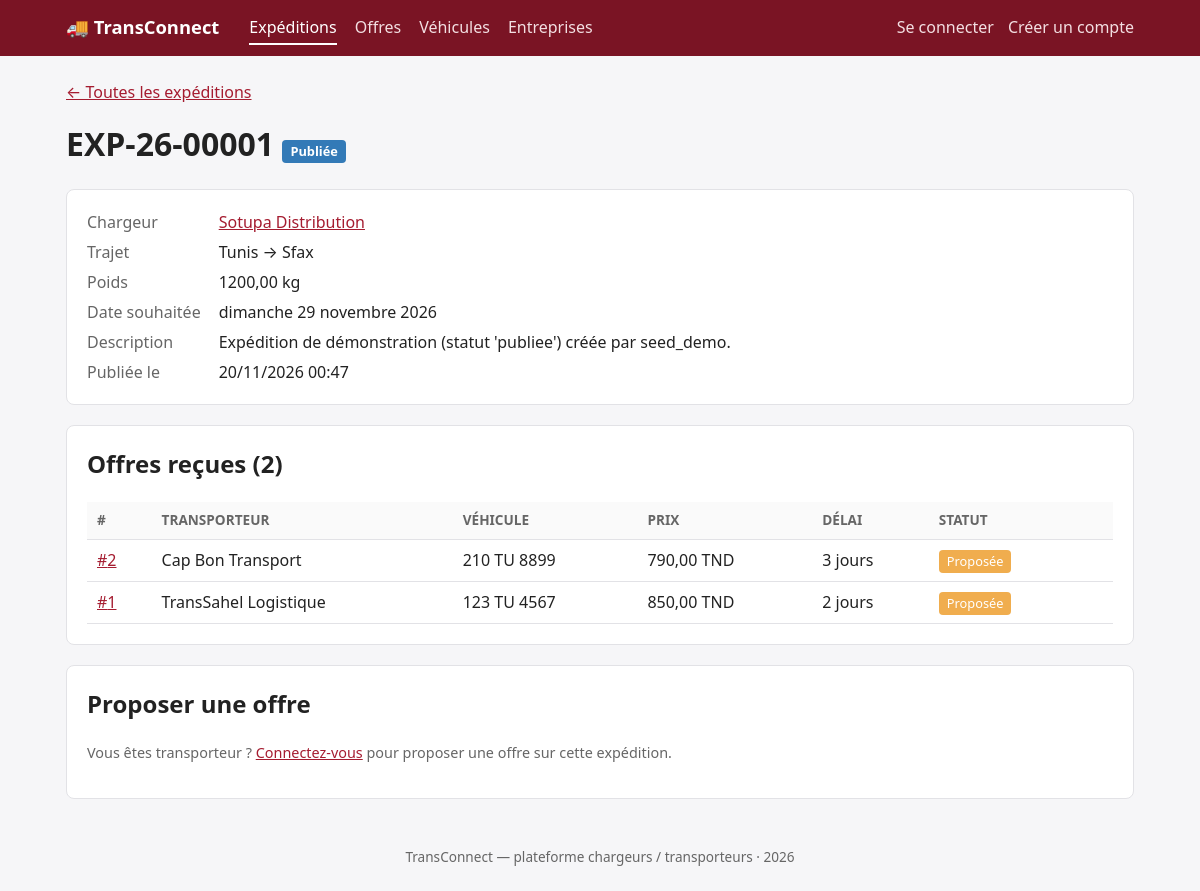
Screenshot of /expeditions/EXP-26-00001/ with the database file from the repository.
### ExpeditionsApp/models.py (models this page shows, shortened)
class Expedition(models.Model):
    PUBLIEE = 'publiee'
    ATTRIBUEE = 'attribuee'
    EN_COURS = 'en_cours'
    LIVREE = 'livree'
    ANNULEE = 'annulee'
    STATUT_CHOICES = (
        (PUBLIEE, 'Publiée'),
        (ATTRIBUEE, 'Attribuée'),
        (EN_COURS, 'En cours'),
        (LIVREE, 'Livrée'),
        (ANNULEE, 'Annulée'),
    )
    reference = models.CharField(max_length=12, unique=True, editable=False)
    ville_depart = models.CharField(max_length=100)
    ville_arrivee = models.CharField(max_length=100)
    poids_kg = models.DecimalField(
        max_digits=10,
        decimal_places=2,
        validators=[MinValueValidator(Decimal('0.01'), "Le poids doit être strictement positif.")],
        help_text='Poids en kg',
    )
    date_souhaitee = models.DateField()
    description = models.TextField(blank=True)
    statut = models.CharField(max_length=15, choices=STATUT_CHOICES, default=PUBLIEE)
    entreprise = models.ForeignKey(
        'EntreprisesApp.Entreprise',
        on_delete=models.CASCADE,
        related_name='expeditions',
    )
    created_at = models.DateTimeField(auto_now_add=True)
    updated_at = models.DateTimeField(auto_now=True)
    class Meta:
        verbose_name = 'Expédition'
        verbose_name_plural = 'Expéditions'
        ordering = ['-created_at']

### EntreprisesApp/models.py (models this page shows, shortened)
class Entreprise(models.Model):
    TYPE_CHARGEUR = 'chargeur'
    TYPE_TRANSPORTEUR = 'transporteur'
    TYPE_CHOICES = (
        (TYPE_CHARGEUR, 'Chargeur'),
        (TYPE_TRANSPORTEUR, 'Transporteur'),
    )
    raison_sociale = models.CharField(max_length=150)
    matricule_fiscal = models.CharField(
        max_length=17, unique=True, validators=[valider_matricule_fiscal]
    )
    type_entreprise = models.CharField(max_length=15, choices=TYPE_CHOICES)
    adresse = models.TextField(
        validators=[MinLengthValidator(20, "L'adresse doit contenir au moins 20 caractères.")]
    )
    utilisateur = models.OneToOneField(
        Utilisateur,
        on_delete=models.CASCADE,
        related_name='entreprise',
        null=True,
        blank=True,
    )
    created_at = models.DateTimeField(auto_now_add=True)
    updated_at = models.DateTimeField(auto_now=True)
    class Meta:
        verbose_name = 'Entreprise'
        verbose_name_plural = 'Entreprises'
        ordering = ['raison_sociale']

### OffresApp/models.py (models this page shows, shortened)
class Offre(models.Model):
    PROPOSEE = 'proposee'
    ACCEPTEE = 'acceptee'
    REFUSEE = 'refusee'
    RETIREE = 'retiree'
    STATUT_CHOICES = (
        (PROPOSEE, 'Proposée'),
        (ACCEPTEE, 'Acceptée'),
        (REFUSEE, 'Refusée'),
        (RETIREE, 'Retirée'),
    )
    prix = models.DecimalField(
        max_digits=10,
        decimal_places=2,
        validators=[MinValueValidator(Decimal('0.01'), 'Le prix doit être strictement positif.')],
    )
    delai_jours = models.PositiveIntegerField(
        validators=[MinValueValidator(1, "Le délai doit être d'au moins 1 jour.")]
    )
    statut = models.CharField(max_length=15, choices=STATUT_CHOICES, default=PROPOSEE)
    date_proposition = models.DateField(auto_now_add=True)
    expedition = models.ForeignKey(
        'ExpeditionsApp.Expedition',
        on_delete=models.CASCADE,
        related_name='offres',
    )
    transporteur = models.ForeignKey(
        'EntreprisesApp.Entreprise',
        on_delete=models.CASCADE,
        related_name='offres',
    )
    vehicule = models.ForeignKey(
        'VehiculesApp.Vehicule',
        on_delete=models.PROTECT,
        related_name='offres',
    )
    created_at = models.DateTimeField(auto_now_add=True)
    updated_at = models.DateTimeField(auto_now=True)
    class Meta:
        verbose_name = 'Offre'
        verbose_name_plural = 'Offres'
        ordering = ['-created_at']

### VehiculesApp/models.py (models this page shows, shortened)
class Vehicule(models.Model):
    CAMIONNETTE = 'camionnette'
    FOURGON = 'fourgon'
    CAMION_PORTEUR = 'camion_porteur'
    SEMI_REMORQUE = 'semi_remorque'
    TYPE_CHOICES = (
        (CAMIONNETTE, 'Camionnette / utilitaire léger'),
        (FOURGON, 'Fourgon'),
        (CAMION_PORTEUR, 'Camion porteur'),
        (SEMI_REMORQUE, 'Semi-remorque'),
    )
    CAPACITE_MAX_PAR_TYPE = {
        CAMIONNETTE: 1_500,
        FOURGON: 3_500,
        CAMION_PORTEUR: 19_000,
        SEMI_REMORQUE: 26_000,
    }
    immatriculation = models.CharField(max_length=20, unique=True)
    type_vehicule = models.CharField(max_length=20, choices=TYPE_CHOICES)
    capacite_kg = models.PositiveIntegerField(
        validators=[MinValueValidator(1, "Une capacité nulle n'est pas acceptée.")]
    )
    disponible = models.BooleanField(default=True)
    entreprise = models.ForeignKey(
        'EntreprisesApp.Entreprise',
        on_delete=models.CASCADE,
        related_name='vehicules',
    )
    created_at = models.DateTimeField(auto_now_add=True)
    updated_at = models.DateTimeField(auto_now=True)
    class Meta:
        verbose_name = 'Véhicule'
        verbose_name_plural = 'Véhicules'
        ordering = ['immatriculation']

### ExpeditionsApp/views.py (the view)
# urls.py: path('<str:reference>/', views.ExpeditionDetailView.as_view(), name='detail'),
class ExpeditionDetailView(DetailView):
    model = Expedition
    template_name = 'expeditions/detail.html'
    context_object_name = 'expedition'
    slug_field = 'reference'
    slug_url_kwarg = 'reference'
    def get_queryset(self):
        return Expedition.objects.select_related('entreprise')
    def get_context_data(self, **kwargs):
        context = super().get_context_data(**kwargs)
        context['offres'] = (
            self.object.offres
            .select_related('transporteur', 'vehicule')
            .order_by('-date_proposition', '-created_at')
        )
        return context

### EntreprisesApp/context_processors.py (called while the page is built)
def entreprise_courante(request):
    return {'mon_entreprise': entreprise_de(getattr(request, 'user', None))}

### EntreprisesApp/mixins.py (called while the page is built)
def entreprise_de(user):
    return getattr(user, 'entreprise', None)

### ExpeditionsApp/templates/expeditions/detail.html (shortened to what this page needs)
{% extends 'base.html' %}
{% block content %}
<p><a href="{% url 'expeditions:liste' %}">← Toutes les expéditions</a></p>
<h1>{{ expedition.reference }} <span class="badge b-{{ expedition.statut }}">{{ expedition.get_statut_display }}</span></h1>
<div class="card">
  <dl class="fiche">
    <dt>Chargeur</dt><dd><a href="{% url 'entreprises:detail' expedition.entreprise.pk %}">{{ expedition.entreprise.raison_sociale }}</a></dd>
    <dt>Trajet</dt><dd>{{ expedition.ville_depart|title }} → {{ expedition.ville_arrivee|title }}</dd>
    <dt>Poids</dt><dd>{{ expedition.poids_kg|floatformat:2 }} kg</dd>
    <dt>Date souhaitée</dt><dd>{{ expedition.date_souhaitee|date:"l j F Y" }}</dd>
    <dt>Description</dt><dd>{{ expedition.description|default:"—"|linebreaksbr }}</dd>
    <dt>Publiée le</dt><dd>{{ expedition.created_at|date:"d/m/Y H:i" }}</dd>
  </dl>
</div>
<div class="card">
  <h2>Offres reçues ({{ offres|length }})</h2>
  <div class="table-wrap">
  <table>
    <thead><tr><th>#</th><th>Transporteur</th><th>Véhicule</th><th>Prix</th><th>Délai</th><th>Statut</th><th></th></tr></thead>
    <tbody>
    {% for offre in offres %}
      <tr>
        <td><a href="{% url 'offres:detail' offre.pk %}">#{{ offre.pk }}</a></td>
        <td>{{ offre.transporteur.raison_sociale }}</td>
        <td>{{ offre.vehicule.immatriculation }}</td>
        <td>{{ offre.prix|floatformat:2 }} TND</td>
        <td>{{ offre.delai_jours }} jour{{ offre.delai_jours|pluralize }}</td>
        <td><span class="badge b-{{ offre.statut }}">{{ offre.get_statut_display }}</span></td>
        <td>
        </td>
      </tr>
    {% empty %}
      <tr><td colspan="7">Aucune offre pour le moment.</td></tr>
    {% endfor %}
    </tbody>
  </table>
  </div>
</div>
{% if expedition.statut == 'publiee' %}
<div class="card">
  <h2>Proposer une offre</h2>
  {% if not user.is_authenticated %}
  <p class="muted">Vous êtes transporteur ?
    <a href="{% url 'login' %}?next={% url 'offres:ajouter' %}%3Fexpedition%3D{{ expedition.pk }}">Connectez-vous</a>
    pour proposer une offre sur cette expédition.</p>
  {% elif mon_entreprise.est_transporteur %}
  <p><a class="btn" href="{% url 'offres:ajouter' %}?expedition={{ expedition.pk }}">Proposer une offre pour {{ mon_entreprise.raison_sociale }}</a></p>
  {% else %}
  <p class="muted">Seules les entreprises de type transporteur peuvent proposer une offre.</p>
  {% endif %}
</div>
{% endif %}
{% endblock %}

### templates/base.html (style rules this page uses)
:root { --brand:#a51c30; --brand-dark:#7a1424; --bg:#f6f6f8; --card:#fff; --text:#222; --muted:#666; --line:#e2e2e6; }
* { box-sizing: border-box; }
body { margin:0; font-family: system-ui, -apple-system, "Segoe UI", Roboto, sans-serif; background:var(--bg); color:var(--text); line-height:1.5; }
h1, h2 { margin-top:0; }
.card { background:var(--card); border:1px solid var(--line); border-radius:8px; padding:20px; margin-bottom:20px; }
table { width:100%; border-collapse:collapse; }
th, td { text-align:left; padding:8px 10px; border-bottom:1px solid var(--line); vertical-align:top; }
th { background:#fafafa; font-size:.85rem; text-transform:uppercase; color:var(--muted); }
.table-wrap { overflow-x:auto; }
a { color:var(--brand); }
.muted { color:var(--muted); font-size:.9rem; }
.badge { display:inline-block; padding:2px 8px; border-radius:4px; color:#fff; font-size:.8rem; white-space:nowrap; }
.b-publiee { background:#337AB7 }
.b-proposee { background:#F0AD4E }
dl.fiche { display:grid; grid-template-columns:max-content 1fr; gap:6px 18px; margin:0; }
dl.fiche dt { color:var(--muted); }
dl.fiche dd { margin:0; }

### rows the page displays
Expedition: reference "EXP-26-00001", statut "Publiée", entreprise.raison_sociale "Sotupa Distribution", ville_depart "Tunis", ville_arrivee "Sfax", poids_kg "1200,00", date_souhaitee "dimanche 29 novembre 2026", description "Expédition de démonstration (statut 'publiee') créée par seed_demo.", created_at "20/11/2026 00:47"
Offre: pk "2", transporteur.raison_sociale "Cap Bon Transport", vehicule.immatriculation "210 TU 8899", prix "790,00", delai_jours "3", statut "Proposée"
Offre: pk "1", transporteur.raison_sociale "TransSahel Logistique", vehicule.immatriculation "123 TU 4567", prix "850,00", delai_jours "2", statut "Proposée"

### other values shown
{{ offres|length }} "2"
